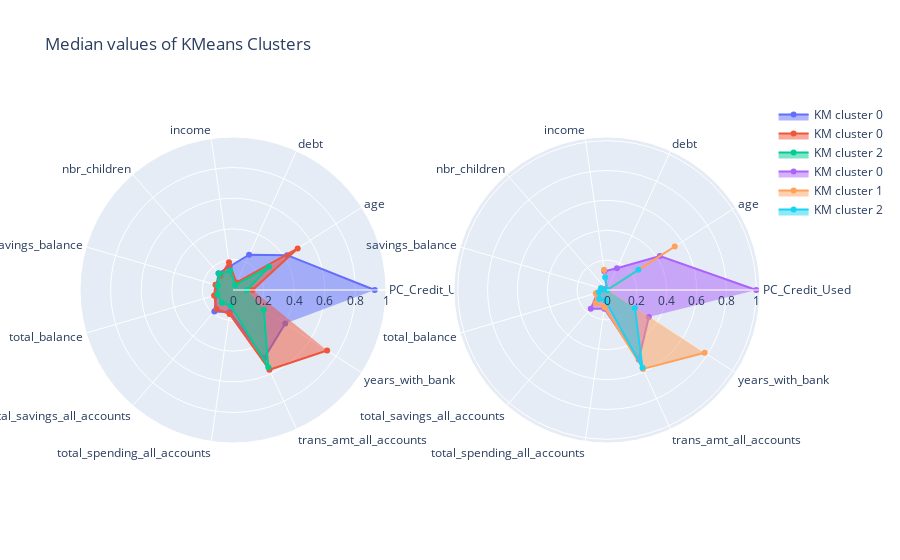

The cell this chart's notebook holds for it:
### Code cell
# Multiple Radar plot in same figure. Not good due to change in color
import plotly.graph_objects as go
from plotly.subplots import make_subplots

fig = make_subplots(rows=1, cols=2, specs=[[{'type': 'polar'},    {'type': 'polar'}]])

fig.add_trace(go.Scatterpolar(
      r=modelData.groupby('cluster_km').mean().loc[0,categories],
      theta=categories,
      fill='toself',
      name='KM cluster 0'
),1,1)
fig.add_trace(go.Scatterpolar(
      r=modelData.groupby('cluster_km').mean().loc[1,categories],
      theta=categories,
      fill='toself',
      name='KM cluster 0'
),1,1)

fig.add_trace(go.Scatterpolar(
      r=modelData.groupby('cluster_km').mean().loc[2,categories],
      theta=categories,
      fill='toself',
      name='KM cluster 2'
),1,1)
fig.update_layout(title='Mean values of KMeans Clusters',
  polar=dict(
    radialaxis=dict(
      visible=True,
      range=[0, 1]
    )),
  showlegend=False
)
fig.add_trace(go.Scatterpolar(
      r=modelData.groupby('cluster_km').median().loc[0,categories],
      theta=categories,
      fill='toself',
      name='KM cluster 0'
),1,2)
fig.add_trace(go.Scatterpolar(
      r=modelData.groupby('cluster_km').median().loc[1,categories],
      theta=categories,
      fill='toself',
      name='KM cluster 1'
),1,2)

fig.add_trace(go.Scatterpolar(
      r=modelData.groupby('cluster_km').median().loc[2,categories],
      theta=categories,
      fill='toself',
      name='KM cluster 2'
),1,2)
fig.update_layout(title='Median values of KMeans Clusters',
  polar=dict(
    radialaxis=dict(
      visible=True,
      range=[0, 1]
    )),
  showlegend=True
)
fig.show()

### Figure 1 — Plotly figure (JSON) as saved in the notebook; plotly's stock layout.template omitted (floating-point values rounded to 4 significant figures)
{"data": [{"fill": "toself", "name": "KM cluster 0", "r": [0.9266, 0.421, 0.2533, 0.1551, 0.1447, 0.1114, 0.1134, 0.1857, 0.1448, 0.4896, 0.406], "subplot": "polar", "theta": ["PC_Credit_Used", "age", "debt", "income", "nbr_children", "savings_balance", "total_balance", "total_savings_all_accounts", "total_spending_all_accounts", "trans_amt_all_accounts", "years_with_bank"], "type": "scatterpolar"}, {"fill": "toself", "name": "KM cluster 0", "r": [0.1274, 0.5026, 0.05335, 0.1837, 0.123, 0.1192, 0.1286, 0.1647, 0.1585, 0.5731, 0.7312], "subplot": "polar", "theta": ["PC_Credit_Used", "age", "debt", "income", "nbr_children", "savings_balance", "total_balance", "total_savings_all_accounts", "total_spending_all_accounts", "trans_amt_all_accounts", "years_with_bank"], "type": "scatterpolar"}, {"fill": "toself", "name": "KM cluster 2", "r": [0.09146, 0.2798, 0.03482, 0.1268, 0.1425, 0.1033, 0.1052, 0.1109, 0.1042, 0.5558, 0.2393], "subplot": "polar", "theta": ["PC_Credit_Used", "age", "debt", "income", "nbr_children", "savings_balance", "total_balance", "total_savings_all_accounts", "total_spending_all_accounts", "trans_amt_all_accounts", "years_with_bank"], "type": "scatterpolar"}, {"fill": "toself", "name": "KM cluster 0", "r": [1, 0.4211, 0.1601, 0.1261, 0, 0.02573, 0.06582, 0.1662, 0.1268, 0.5119, 0.3333], "subplot": "polar2", "theta": ["PC_Credit_Used", "age", "debt", "income", "nbr_children", "savings_balance", "total_balance", "total_savings_all_accounts", "total_spending_all_accounts", "trans_amt_all_accounts", "years_with_bank"], "type": "scatterpolar"}, {"fill": "toself", "name": "KM cluster 1", "r": [0.00945, 0.5395, 0.002912, 0.1375, 0, 0.0432, 0.07787, 0.1165, 0.119, 0.5817, 0.7778], "subplot": "polar2", "theta": ["PC_Credit_Used", "age", "debt", "income", "nbr_children", "savings_balance", "total_balance", "total_savings_all_accounts", "total_spending_all_accounts", "trans_amt_all_accounts", "years_with_bank"], "type": "scatterpolar"}, {"fill": "toself", "name": "KM cluster 2", "r": [0, 0.25, 0, 0.08651, 0, 0.04146, 0.05605, 0.07889, 0.07274, 0.5728, 0.2222], "subplot": "polar2", "theta": ["PC_Credit_Used", "age", "debt", "income", "nbr_children", "savings_balance", "total_balance", "total_savings_all_accounts", "total_spending_all_accounts", "trans_amt_all_accounts", "years_with_bank"], "type": "scatterpolar"}], "layout": {"polar": {"domain": {"x": [0, 0.45], "y": [0, 1]}, "radialaxis": {"range": [0, 1], "visible": true}}, "polar2": {"domain": {"x": [0.55, 1], "y": [0, 1]}}, "showlegend": true, "title": {"text": "Median values of KMeans Clusters"}}}
